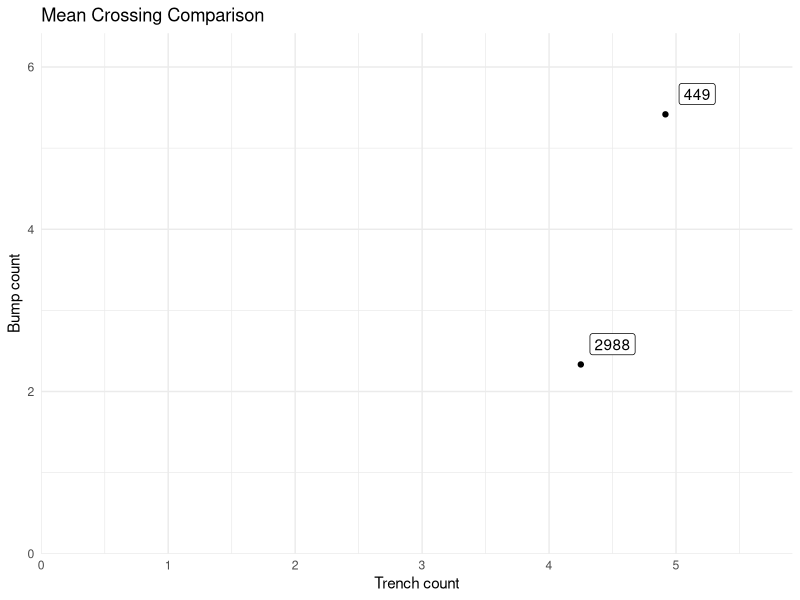

Source code (R):
## ---- chunk 1
library(tidyverse)
library(dplyr)
library(readr)
library(ggplot2)
library(ggbeeswarm)

read_data <- read.csv("../data/test_data/data.csv")

team_list<- c("449","2988")

# calculates avg n times a team crossed bump: 
#avg_tbump <- read_data |> 
#group_by(team) |>
#summarize(mean_val = round(mean(teleop_bump), 2))  |> 
#arrange(desc(mean_val))
# print(avg_tbump)

filtered_df <- read_data |> filter(team %in% team_list)

df_bump <- filtered_df |>
    select(team, count = teleop_bump) |> 
    group_by(team) |>
    mutate(obstacle = "Bump",
           avg = mean(count))

df_trench <- filtered_df |> 
    select(team, count = teleop_trench) |> 
    group_by(team) |>
    mutate(obstacle = "Trench",
           avg = mean(count))

combined_df <- rbind(df_trench, df_bump) |>
    group_by(team, obstacle) |>
    summarize(avg_trench = ifelse(obstacle == "Trench", avg, 0),
              avg_bump = ifelse(obstacle == "Bump", avg, 0)) |>
    unique() 
    
combined_more <- combined_df |>
    group_by(team) |>
    summarize(
        avg_trench1 = sum(avg_trench),
        avg_bump1 = sum(avg_bump)
    )

ggplot(combined_more, aes(x = avg_trench1, y = avg_bump1)) + 
    geom_point() +
    geom_label(
    label = combined_more$team,
    nudge_x = 0.25, nudge_y = 0.25,
    check_overlap = T
  ) +
    scale_x_continuous(expand = c(0, 0), limits = c(0, max(combined_more$avg_trench1 + 1))) + 
    scale_y_continuous(expand = c(0, 0), limits = c(0, max(combined_more$avg_bump1 + 1))) +
    labs(title = "Mean Crossing Comparison",
         x = "Trench count",
         y = "Bump count") + 
    theme_minimal()
## ---- chunk 2
#| echo: false
2 * 2
